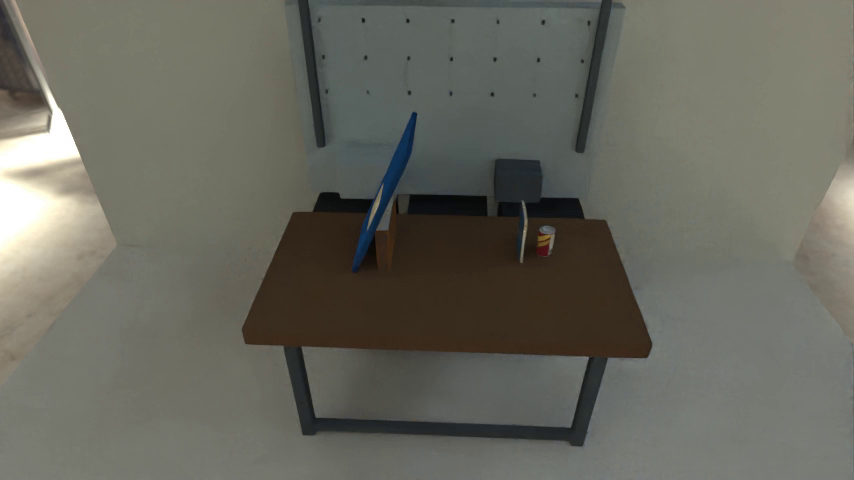
#> input picture frame 0 of review/T16-T20_samples_2026-10-10/Genesis/T16/minus/cam01.mp4, 854 x 480 px
$ python audit_other_scene_windows.py
#> lines starting #> are read from the running program, lines starting #| are printed output that depends on the picture
import json
from pathlib import Path
import cv2,numpy as np
base=Path(__file__).resolve().parents[1]
src=base/'review/T16-T20_samples_2026-10-10';out=base/'review/other_scene_window_probe_20261016';out.mkdir(exist_ok=True)
records=[]
for video in sorted(src.rglob('cam01.mp4')):
    if not any(t in str(video) for t in ('T16/','T17/','T18/','T16\\','T17\\','T18\\')):continue
    rel=video.relative_to(src);sid='_'.join(rel.parts[:-1]);cap=cv2.VideoCapture(str(video));fps=cap.get(5);n=int(cap.get(7));panels=[]
    for idx in np.linspace(0,n-1,6).round().astype(int):
        cap.set(1,int(idx));ok,f=cap.read();assert ok
        f=cv2.resize(f,(480,270));cv2.putText(f,f'{sid} {idx} {idx/fps:.2f}s',(5,20),0,.44,(0,0,255),1);panels.append(f)
#> this loop made 6 passes
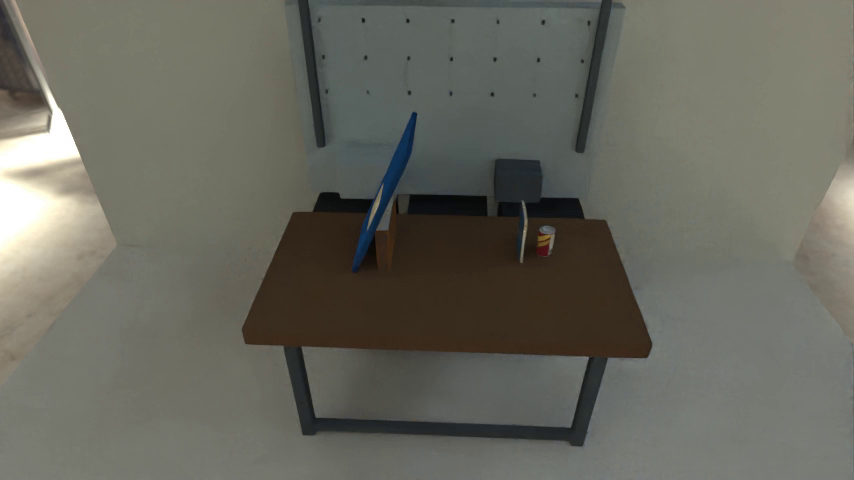
#> input picture frame 0 of review/T16-T20_samples_2026-10-10/Genesis/T16/minus/cam01.mp4, 854 x 480 px
#> after the loop, panels = 6 items
    cap.release();sheet=np.concatenate([np.concatenate(panels[:3],axis=1),np.concatenate(panels[3:],axis=1)],axis=0)
#> after `sheet = np.concatenate([np.concatenate(panels[:3], axis=1), np.concate`:
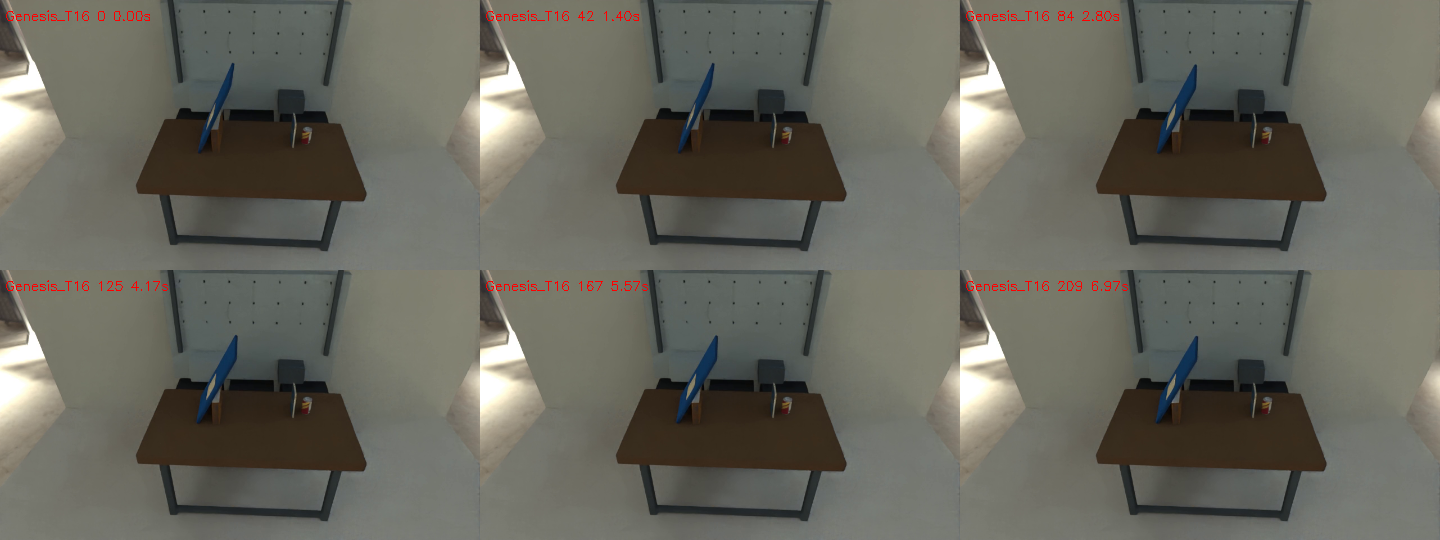
#> sheet: shape (540, 1440, 3); mean of channels 0, 1, 2 93.3, 102.8, 103.6; drawn as B, G, R
    ok,b=cv2.imencode('.jpg',sheet);assert ok;(out/f'{sid}.jpg').write_bytes(b.tobytes())
    records.append(dict(sample_id=sid,video=str(video),fps=fps,frames=n,sidecars=[x.name for x in video.parent.glob('*.json')]))
(out/'inventory.json').write_text(json.dumps(records,indent=2),encoding='utf-8')
print(json.dumps(records,indent=2))
